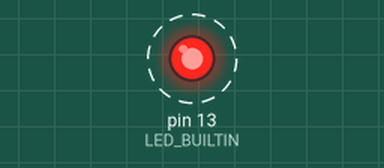
The sketch below on a simulated Arduino Mega 2560, built with avr-gcc and run on an emulated ATmega2560. Shown: output pins drawn as LEDs (lit = HIGH). Dashed ring = blinking.

Above: at 0.5 s.
Timing chart, 0 to 4.6 s (numbered marks = the images above):
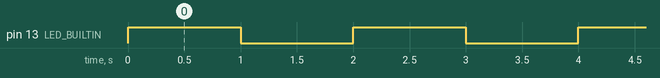

The sketch:

sketch.ino
```cpp
void setup() {
  pinMode(LED_BUILTIN, OUTPUT);
}

void loop() {
  digitalWrite(13, HIGH);
  delay(1000);
  digitalWrite(13, LOW);
  delay(1000);
}
```

Measured:
- by itself, pin 13 (LED_BUILTIN): alternates HIGH for 1.0 s and LOW for 1.0 s
